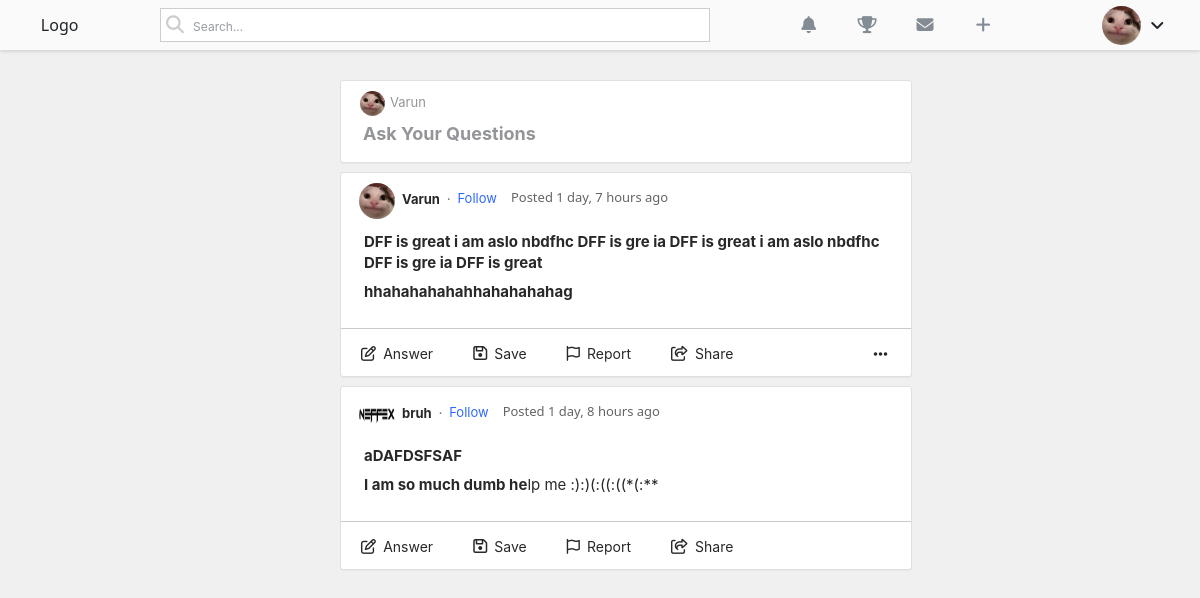
The app's page / (signed in), older data.
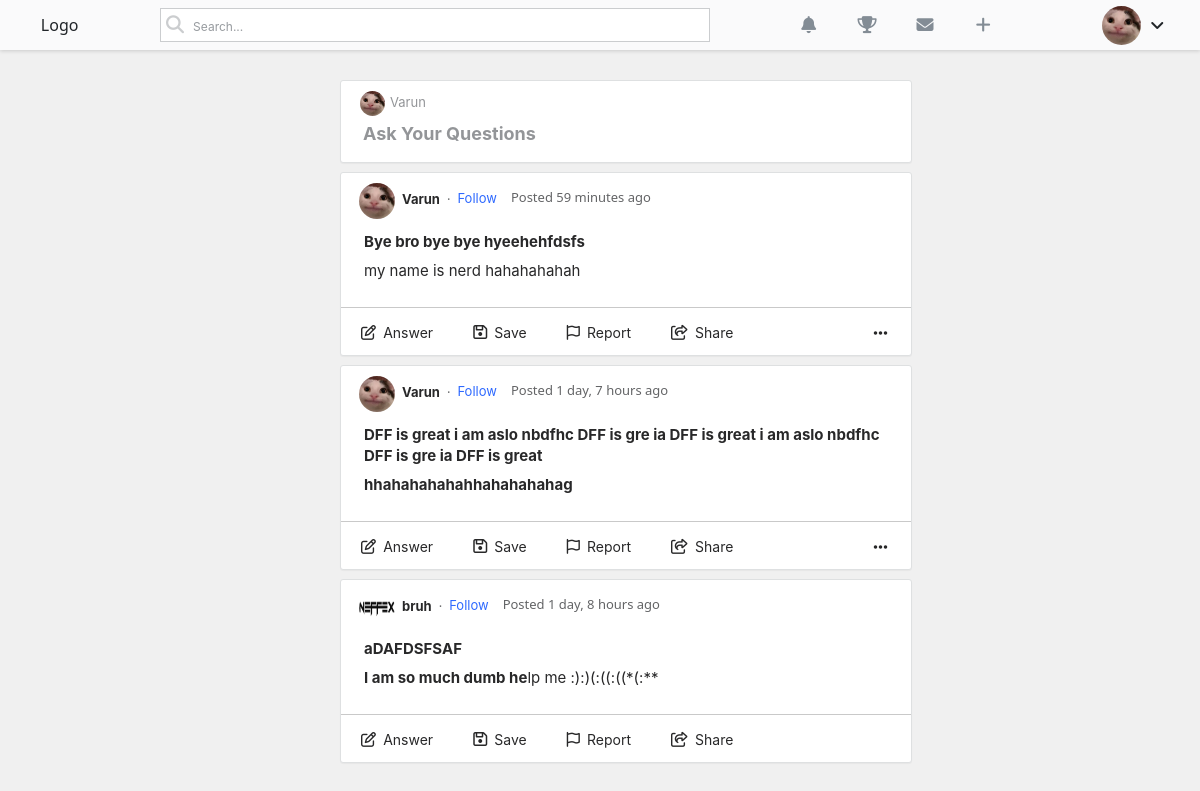
The same page, newer data.
### main/models.py (models this page shows, shortened)
class Profile(models.Model):
    user = models.OneToOneField(User,on_delete=models.CASCADE)
    image = models.ImageField(default="default.jpg",upload_to = "profile_pics")
    about = models.TextField(default="I am nerd")
    location = models.CharField(max_length=100)
    usercreated = models.DateTimeField(default=now)
    followers = models.ManyToManyField(User,blank=True,related_name="followers")
    def __str__(self):
        return str(self.user.username)

class Post(models.Model):
    author = models.ForeignKey(User,on_delete=models.CASCADE)
    title = models.CharField(max_length=150)
    body = RichTextField(blank = True,null = True)
    created = models.DateTimeField(default=now)

### main/views.py (the view, shortened to what this page needs)
# urls.py: path('',PostListView.as_view(),name = "home"),
class PostListView(ListView):
    model = Post
    template_name = "home.html"
    context_object_name = "posts"
    ordering = ['-created']

### templates/home.html (shortened to what this page needs)
{% load static %}
{% load humanize %}
<!DOCTYPE html>
<html lang="en">
<head>
    <link href="https://cdn.jsdelivr.net/npm/bootstrap@5.1.0/dist/css/bootstrap.min.css" rel="stylesheet">
    <link rel="stylesheet" href="{% static 'css/home.css' %}">
</head>
<body style="background-color: rgba(165, 165, 165, 0.164);">
    {% if request.user.is_authenticated %}
    <header class="navbarr">
        <div class="logo">
            Logo
        </div>
        <div class="searchdiv">
            <i class="fas fa-search"></i>
            <input type="search" class="searchh" placeholder="Search...">
        </div>
        <div class="iconsdivuser">
            <i class="fas fa-bell" data-bs-toggle="tooltip" title="Notifications"></i>
            <i class="fas fa-trophy" data-bs-toggle="tooltip" title="Achievements Such As Points"></i>
            <i class="fas fa-envelope" data-bs-toggle="tooltip" title="Messages"></i>
            <a href="{% url 'ask_question' %}"><i class="fas fa-plus" data-bs-toggle="modal" data-bs-target="#postcreate"></i></a>
        </div>
        <div class="userdiv">
            <img src="{{user.profile.image.url}}" data-bs-toggle="tooltip" title = "{{request.user}}" width="39px" height="39px" class="userprofilebruh">
            <i class="fas fa-angle-down" onclick="usernav()"></i>
        </div>
    </header>
      <div class="topspacehahah">
      </div>
      <div class="useraskquestiontop">
        <a href="{% url 'ask_question' %}">
            <div class="top">
                <img src="{{request.user.profile.image.url}}" alt="" width="28px" height="28px">
                <p>{{request.user}}</p>
            </div>
            <h3>Ask Your Questions</h3>
        </a>
      </div>
      {% for post in posts %}
        {% if post %}
          <div class="postdivgobrr">
                <div class="postdivheader">
                    <img src="{{post.author.profile.image.url}}" alt="" width="36px" height="36px" class="postdivheaderimg">
                    <a href="{% url 'profile' post.author.profile %}"><p class="postdivheadername">{{post.author}}</p></a>
                    <span>.</span>
                    <p class="postdivheaderfollow">Follow</p>
                    <p class="whenposted">Posted {{post.created|naturaltime}}</p>
                </div>
                <div class="titlestuff">
                    <a href="{% url 'post_detail' post.pk %}" target="_blank">
                        {{post.title}}
                    </a>
                </div>
                <div class="bodystuff">
                    {{post.body|safe}}
                    <hr class="laststuffunder">
                </div>
                <div class="bottom-stuff">
                    <div class="answer-field">
                        <i class="far fa-edit"></i>
                        <span class="answer">Answer</span>
                    </div>
                    <a>
                        <div class="save-field">
                            <i class="far fa-save"></i>
                            <span class="save">Save</span>
                        </div>
                    </a>
                    <div class="report-field" data-bs-toggle="modal" data-bs-target="#modalofreport">
                        <i class="far fa-flag"></i>
                        <span class="report">Report</span>
                    </div>
                    <div class="share-field" data-bs-toggle="modal" data-bs-target="#modalofreport">
                        <i class="far fa-share-square" data-bs-toggle="tooltip" title="Share"></i>
                        <span class="share">Share</span>
                    </div>
                    {% if request.user == post.author %}
                        <i class="fas fa-ellipsis-h"></i>
                    {% endif %}
                </div>
          </div>
        {% endif %}
      {% endfor %}
    {% endif %}
</body>
</html>

Row changes from the older to the newer data that the page shows:
added Post: author.profile.image (picture), author "Varun", created "59 minutes ago", title "Bye bro bye bye hyeehehfdsfs", body "my name is nerd hahahahahah"
